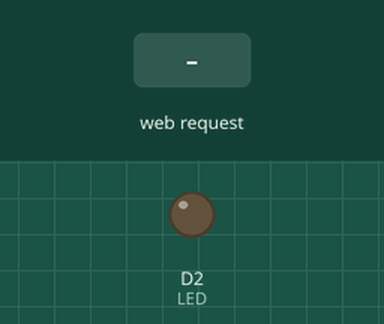
Bench run of a sketch on a simulated ESP8266 (NodeMCU). Shown: output pins drawn as LEDs (lit = HIGH). Inputs (shaded band) come from the test bench. WiFi joins after 1.5 s; servers stay silent unless stated; what the sketch prints to the serial monitor is not drawn.

Above: at 2.8 s.
2.9 s: HTTP request GET /lighton received
At 3.9 s:
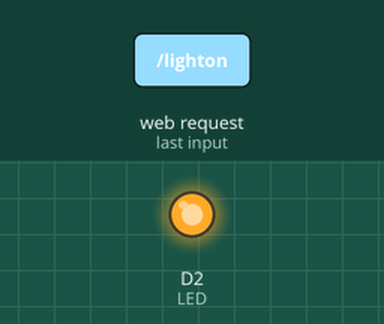
4.4 s: HTTP request GET /lightoff received
At 5.0 s:
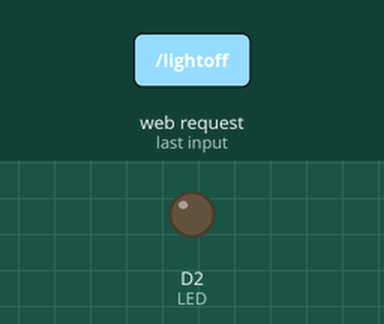
Timing chart, 0 to 7.4 s (numbered marks = the images above; inputs shaded):
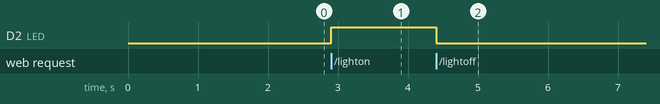

The sketch:

ESP8266_test.ino
```cpp
#include <ESP8266WiFi.h>
#define LED D2

unsigned char led_status=0;
const char* ssid = "Lamcuong";
const char* password = "0963875959";

WiFiServer server(80);

void setup() {
  Serial.begin(115200);
  pinMode(LED, OUTPUT);
  digitalWrite(LED, LOW);

  Serial.print("CONNECTING TO");
  Serial.println(ssid);

  WiFi.begin(ssid, password);

  while (WiFi.status() != WL_CONNECTED) {
    delay(400);
    Serial.print("-");
  }
  Serial.println("");
  Serial.println("WIFI CONNECTED!");

  server.begin();
  Serial.println("MINI SERVER STARTS AT : ");
  Serial.println(WiFi.localIP());
}

void loop() {
  WiFiClient client = server.available();
  if (!client) {
    return;
  }

  Serial.println("CLIENT FOUND");
  while (! client.available())
  {
    delay (1);
  }

  String req = client.readStringUntil('\r');
  Serial.println(req);
  client.flush();

  if (req.indexOf("/lightoff") != -1)  {
    led_status=0;
    digitalWrite(LED, LOW);
    Serial.println("LED OFF");
  }
  else if(req.indexOf("/lighton") != -1)
  {
    led_status=1;
    digitalWrite(LED,HIGH);
    Serial.println("LED ON");
  }

// Return the response
client.println("HTTP/1.1 200 OK");
client.println("Content-Type: text/html");
client.println("Connection: close");
client.println("");

client.println("<!DOCTYPE HTML>");
client.println("<html>");
client.println("<head>");
client.println("<title>IOT</title>");
client.println("<meta name=\"viewport\" content=\"width=device-width, initial-scale=1.0\">");
client.println("</head>");
client.println("<body style=\"height:100%;margin:0;background:#f6f6f6\">");
client.println("<div style=\"height:6%;text-align:center;padding:3px;background:#4caf50;color:white;\">");
client.println("<h3>IOT</h3>");
client.println("</div>");
client.println("<br/>");
if(led_status == 1)
client.println("<div style=\"color:#f57c00;text-align:center;font-size:20px;font-weight:bold;\">LIGHT ON</div>");
else
client.println("<div style=\"color:#f57c00;text-align:center;font-size:20px;font-weight:bold;\">LIGHT OFF</div>");

client.println("<div style=\"color:#212121;text-align:center;\">status</div>");
client.println("<br/>");
client.println("<br/>");
client.println("<div style=\"text-align:center;\">");
client.println("<a href=\"/lighton\"\" style=\"color:white;background:#607d8b;padding:10px;border-radius:10px;text-decoration: none;\">LIGHT ON </a>");
client.println("</div>");
client.println("<br/>");
client.println("<br/>");
client.println("<div style=\"text-align:center;\">");
client.println("<a href=\"/lightoff\"\" style=\"color:white;background:#607d8b;padding:10px;border-radius:10px;text-decoration: none;\">LIGHT OFF </a>");
client.println("</div>");
client.println("</body>");
client.println("</html>");


  delay(1);
  Serial.println("RESPONSE SENT");
  Serial.println("");

}
```

Measured:
- after the input at 2.9 s, D2 (LED): LOW → HIGH at once
- after the input at 4.4 s, D2 (LED): HIGH → LOW at once
